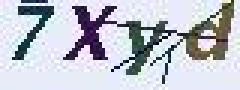
#> input picture Checkout/pic/2.jpg, 80 x 30 px, found by its file name (shown 3 times larger)
$ python VerificationCode.py
#> lines starting #> are read from the running program, lines starting #| are printed output that depends on the picture; after the words box and inside, x2 and y2 are one past the last pixel; in counts of white or black regions, pixels touching at a corner belong together
from email.mime import image
import sys, os
from PIL import Image, ImageDraw
import pytesseract


class VerificationCode():
    def __init__(self,FilePath):
        self.FilePath = FilePath
        self.image = None
        self.t2val = {}
        self.replaceList = list('\n\t,./\\?;:，。\'\"|-=+()*&^%$#@!~`_— ')
        self.Result = None
    def __str__(self):
        print(f'FilePath:{self.FilePath}\nResult:{self.Result}')

    def Delete_Background_Colour(self):
        img=Image.open(self.FilePath)
#> img is the input picture: PIL image 80x30 RGB; mean R, G, B 190.7, 194.3, 204.3
        w,h=img.size
#> w = 80; h = 30
        for x in range(w):
            for y in range(h):
                # print(img.getpixel((x,y))[0])
                RGBa = img.getpixel((x,y))
                r,g,b=RGBa[0],RGBa[1],RGBa[2]
                if 190<=r<=255 and 170<=g<=255 and 0<=b<=140:
                    img.putpixel((x,y),(0,0,0))
                if 0<=r<=90 and 210<=g<=255 and 0<=b<=90:
                    img.putpixel((x,y),(0,0,0))
        img=img.convert('L').point([0]*150+[1]*(256-150),'1')
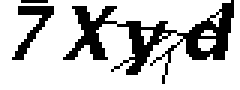
#> img: PIL image 80x30 1 (shown 3 times larger); 76.9% white; 3 black regions (1 under 20 px), largest, box (x1, y1, x2, y2) and area: (21, 0, 78, 28) 463, (4, 2, 18, 20) 83
        self.image = img.convert('L')


    def twoValue(self, G=100):
#> called with G = 100
        image = self.image
        for y in range(0, image.size[1]):
            for x in range(0, image.size[0]):
                g = image.getpixel((x, y))
                if g > G:
                    self.t2val[(x, y)] = 1
                else:
                    self.t2val[(x, y)] = 0
#> after the loop, self.t2val = 2400 items


    # 根据一个点A的RGB值，与周围的8个点的RBG值比较，设定一个值N（0 <N <8），当A的RGB值与周围8个点的RGB相等数小于N时，此点为噪点
    # G: Integer 图像二值化阀值
    # N: Integer 降噪率 0 <N <8
    # Z: Integer 降噪次数
    # 输出
    #  0：降噪成功
    #  1：降噪失败
    def ClearNoise(self, N=3, Z=2):
#> called with N = 3, Z = 2
        image = self.image
        for i in range(0, Z):
            self.t2val[(0, 0)] = 1
            self.t2val[(image.size[0] - 1, image.size[1] - 1)] = 1

            for x in range(1, image.size[0] - 1):
                for y in range(1, image.size[1] - 1):
                    nearDots = 0
                    L = self.t2val[(x, y)]
                    if L == self.t2val[(x - 1, y - 1)]:
                        nearDots += 1
                    if L == self.t2val[(x - 1, y)]:
                        nearDots += 1
                    if L == self.t2val[(x - 1, y + 1)]:
                        nearDots += 1
                    if L == self.t2val[(x, y - 1)]:
                        nearDots += 1
                    if L == self.t2val[(x, y + 1)]:
                        nearDots += 1
                    if L == self.t2val[(x + 1, y - 1)]:
                        nearDots += 1
                    if L == self.t2val[(x + 1, y)]:
                        nearDots += 1
                    if L == self.t2val[(x + 1, y + 1)]:
                        nearDots += 1

                    if nearDots < N:
                        self.t2val[(x, y)] = 1


    def ClearNoiseProcess(self):
        image = self.image
        size = image.size
#> size = (80, 30)
        image = Image.new("1", size)
#> image: PIL image 80x30 1; every value is 0
        draw = ImageDraw.Draw(image)

        for x in range(0, size[0]):
            for y in range(0, size[1]):
                draw.point((x, y), self.t2val[(x, y)])

        # image.save(filename)
        self.image = image
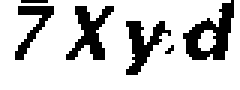
#> self.image: PIL image 80x30 1 (shown 3 times larger); 79.1% white; 6 black regions (2 under 20 px), largest, box (x1, y1, x2, y2) and area: (61, 0, 78, 20) 160, (22, 2, 38, 20) 128, (42, 7, 57, 25) 117, (5, 2, 18, 20) 82

    def recognize_captcha(self):
        # im = Image.open(img_path)
        im = self.image

        num = pytesseract.image_to_string(im)
        for i in self.replaceList:
            num = num.replace(i,'')
        print(num)
        return num


if __name__ == '__main__':
    object = VerificationCode(r'pic\2.jpg')
    object.Delete_Background_Colour()
    object.twoValue()
    object.ClearNoise()
    object.ClearNoiseProcess()
    object.recognize_captcha()
#> (the call stopped at in recognize_captcha, `num = pytesseract.image_to_string(im)`: pytesseract is not available in this run)

$ run again, with Checkout/pic/4462.png saved as Checkout/pic/2.jpg
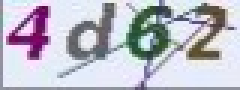
#> input picture Checkout/pic/4462.png, 80 x 30 px, found by its file name (shown 3 times larger)
#> in Delete_Background_Colour, img is the input picture: PIL image 80x30 RGB; mean R, G, B 188.7, 188.3, 200
#> in Delete_Background_Colour, `img=img.convert('L').point([0]*150+[1]*(256-150),'1')`:
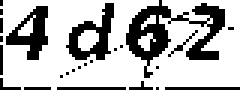
#> img: PIL image 80x30 1 (shown 3 times larger); 71.6% white; 25 black regions (20 under 20 px), largest, box (x1, y1, x2, y2) and area: (42, 0, 75, 26) 307, (22, 1, 38, 20) 132, (2, 2, 16, 20) 121, (55, 29, 80, 30) 25, (19, 29, 42, 30) 23
#> after the loop in twoValue, `for y in range(0, image.size[1]):`: self.t2val = 2400 items
#> image: PIL image 80x30 1; every value is 0
#> in ClearNoiseProcess, `self.image = image`:
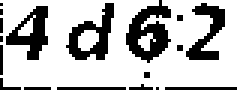
#> self.image: PIL image 80x30 1 (shown 3 times larger); 73.4% white; 18 black regions (12 under 20 px), largest, box (x1, y1, x2, y2) and area: (42, 0, 57, 21) 168, (22, 1, 38, 20) 131, (2, 2, 16, 20) 121, (62, 1, 75, 20) 110, (55, 29, 79, 30) 24, (19, 29, 42, 30) 23
